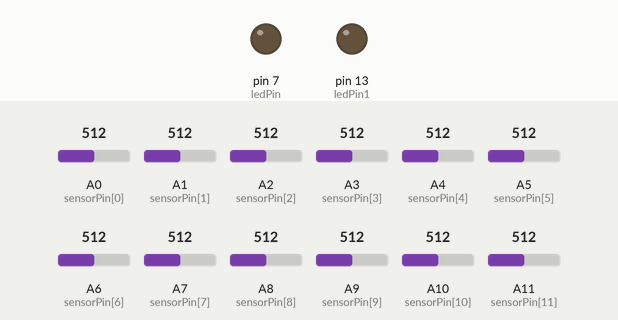
This sketch was run on a simulated Arduino Mega 2560, built with avr-gcc and run on an emulated ATmega2560. Parts: output pins drawn as LEDs (lit = HIGH). Dashed ring = blinking. The test bench sets the inputs (shaded band); at power-on: A1 (sensorPin[1]) = 512, A0 (sensorPin[0]) = 512, A2 (sensorPin[2]) = 512, A3 (sensorPin[3]) = 512, A4 (sensorPin[4]) = 512, A5 (sensorPin[5]) = 512, A6 (sensorPin[6]) = 512, A7 (sensorPin[7]) = 512, A8 (sensorPin[8]) = 512, A9 (sensorPin[9]) = 512, A10 (sensorPin[10]) = 512, A11 (sensorPin[11]) = 512. The ROS host is connected and sends only what is stated.

Above: at 1.4 s.
1.5 s: A1 (sensorPin[1]) set to 523
At 2.3 s:
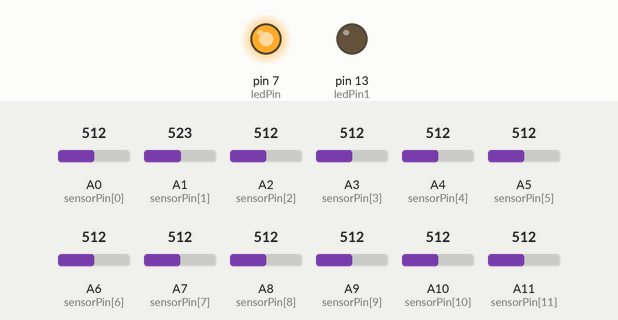
4.5 s: A1 (sensorPin[1]) set to 306
At 5.8 s:
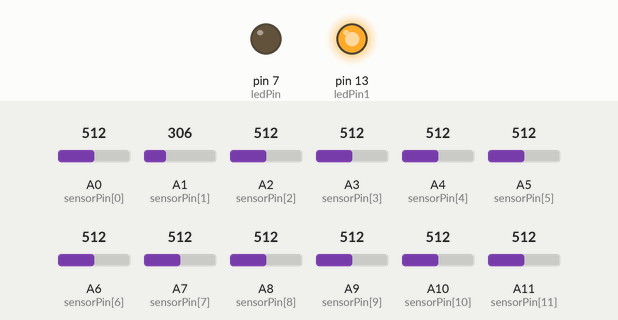
7.5 s: A0 (sensorPin[0]) set to 531
At 9.68 s:
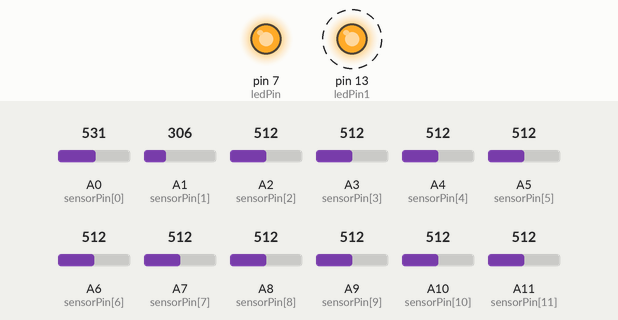
10.5 s: A0 (sensorPin[0]) set to 306
At 11.5 s:
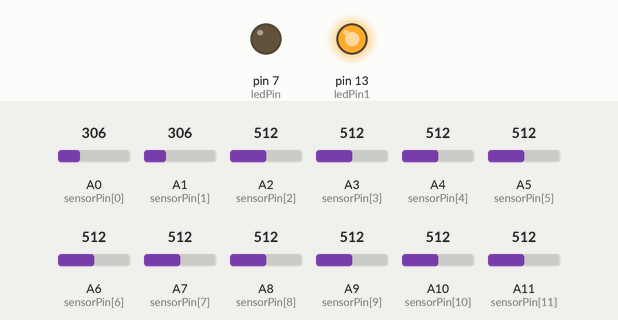
13.5 s: A0 (sensorPin[0]) set to 325
At 14.9 s:
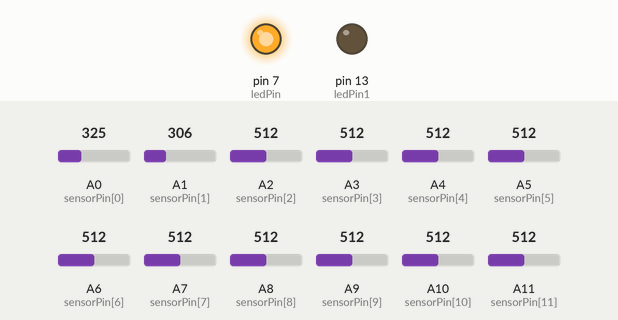
Timing chart, 0 to 17.5 s (numbered marks = the images above; inputs shaded):
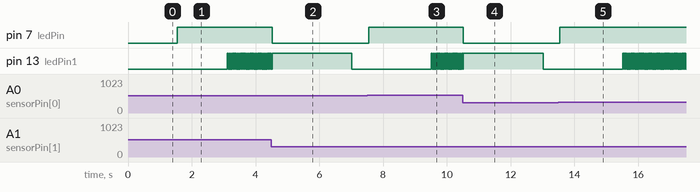

The sketch:

gummi_skin.ino
```cpp
// 26/04/2016
// Analog input definition
int sensorPin[12] = {A0, A1, A2, A3, A4, A5, A6, A7, A8, A9, A10, A11}; // select the input pin for the potentiometer
//
// Variables that contain the reference value of the 12 sensoors
int sensorValueSetupUpRif[12] = {0, 0, 0, 0, 0, 0, 0, 0, 0, 0, 0, 0};
//
// Variables that contain the actual value of the sensors
int sensorValueSetupUp[12] = {0, 0, 0, 0, 0, 0, 0, 0, 0, 0, 0, 0};
//
// Variables that contain the historical value of the sensors (of the "maxloop" values)
unsigned long sensorValueStor[12] = {0, 0, 0, 0, 0, 0, 0, 0, 0, 0, 0, 0};
//
// Counter of the loops. This value change form 1 to maxloop
int loopcounter = 0;
int maxloop = 100;
// Counter that says us hoa many usuful loop have been without touches
int goodcounter = 0;
// Variable that is setting to 1 when the system captures a touch
int wakeup = 0;
// variable useful to light the second led that indicates:
// light = maxloop loops
// do not light = maxloop loops
int LuceRossa = 0;
boolean boolvar = false;
// output when we have a touch
int ledPin = 7;      // select the pin for the LED
// output when we have maxloop loops
int ledPin1 = 13;
// Sensor number
int sens_numb = 12;

int i = 0;

#define USE_USBCON
#include <ros.h>
#include <std_msgs/Int16.h>
//Set up the ros node and publisher

std_msgs::Int16 msg;
ros::Publisher chatter0("chatter0", &msg);
ros::Publisher chatter1("chatter1", &msg);
ros::Publisher chatter2("chatter2", &msg);
ros::Publisher chatter3("chatter3", &msg);
ros::Publisher chatter4("chatter4", &msg);
ros::Publisher chatter5("chatter5", &msg);
//ros::Publisher chatter6("chatter6", &msg);
//ros::Publisher chatter7("chatter7", &msg);
//ros::Publisher chatter8("chatter8", &msg);
//ros::Publisher chatter9("chatter93", &msg);
//ros::Publisher chatter10("chatter10", &msg);
//ros::Publisher chatter11("chatter11", &msg);

ros::NodeHandle nh;

void setup() {
  // put your setup code here, to run once:
  pinMode(ledPin, OUTPUT);
  pinMode(ledPin1, OUTPUT);
  //Serial.begin(9600);
  //Serial.begin(57600);


  nh.initNode();
  nh.advertise(chatter0);
  nh.advertise(chatter1);
  nh.advertise(chatter2);
  nh.advertise(chatter3);
  nh.advertise(chatter4);
  nh.advertise(chatter5);
  //nh.advertise(chatter6);
  //nh.advertise(chatter7);
  //nh.advertise(chatter8);
  // nh.advertise(chatter9);
  // nh.advertise(chatter10);
  // nh.advertise(chatter11);

}

void loop() {
  // read the value from the sensor and set these as referce values
  for (i = 0; i < sens_numb; i = i + 1) {
    sensorValueSetupUpRif[i] = analogRead(sensorPin[i]) + 2;
    delay(10);
  }

  /*
    Serial.println("Punto 0");
    Serial.println("Riferimenti 0");
    for (i = 0; i < sens_numb; i = i + 1) {
    Serial.println (sensorValueSetupUpRif[i]);
    }
  */

  delay(500);
  // Inizialize the store variables
  for (i = 0; i < sens_numb; i = i + 1) {
    sensorValueStor[i] = 0;
  }
  loopcounter = 0;
  LuceRossa = 0;
  digitalWrite(ledPin1, LOW);

  while (1) {
    // ros

    msg.data = analogRead(0);
    chatter0.publish(&msg);

    msg.data = analogRead(1);
    chatter1.publish(&msg);

    msg.data = analogRead(2);
    chatter2.publish(&msg);

    msg.data = analogRead(3);
    chatter3.publish(&msg);

    msg.data = analogRead(4);
    chatter4.publish(&msg);

    msg.data = analogRead(5);
    chatter5.publish(&msg);

    msg.data = analogRead(6);
    //chatter6.publish(&msg);

    msg.data = analogRead(7);
    //chatter7.publish(&msg);

    msg.data = analogRead(8);
    //chatter8.publish(&msg);

    msg.data = analogRead(6);
    //chatter6.publish(&msg);

    msg.data = analogRead(7);
    // chatter7.publish(&msg);

    msg.data = analogRead(8);
    // chatter8.publish(&msg);

    msg.data = analogRead(9);
    // chatter9.publish(&msg);

    msg.data = analogRead(10);
    // chatter10.publish(&msg);

    msg.data = analogRead(11);
    // chatter11.publish(&msg);
    nh.spinOnce();
    delay (20);
    // end ros

    if ( wakeup == 0) {
      loopcounter = loopcounter + 1;
    }
    else {
      if ( loopcounter == maxloop ) {
        loopcounter = maxloop;
      }
      else {
        loopcounter = loopcounter + 1;
      }
    }

    // This part is used to evaluete the loop time
    if (loopcounter == maxloop ) {
      if (LuceRossa == 0) {
        digitalWrite(ledPin1, HIGH);
        LuceRossa = 1;
      }
      else {
        digitalWrite(ledPin1, LOW);
        LuceRossa = 0;
      }
    }


    // Reade the analog inputs of the sensors
    for (i = 0; i < sens_numb; i = i + 1) {
      sensorValueSetupUp[i] = analogRead(sensorPin[i]);
    }

    /*
      Serial.println("Punto A; loopcounter");
      Serial.println(loopcounter);
      Serial.println("Riferimenti");
      for (i = 0; i < sens_numb; i = i + 1) {
      Serial.println (sensorValueSetupUpRif[i]);
      }

      Serial.println("letture");
      for (i = 0; i < sens_numb; i = i + 1) {
      Serial.println (sensorValueSetupUp[i]);
      }
      delay(10);
    */


    if ( wakeup == 0 ) {  // There is not touch

      /*
        Serial.println("Punto 1: wakeup=0");
      */

      // Controll the sensors
      for (i = 0; i < sens_numb; i = i + 1) {
        if (sensorValueSetupUp[i] > sensorValueSetupUpRif[i])
          //digitalWrite(ledPin, HIGH);
          wakeup = 1;
        // To define the zone of the sensor
      }

      /*
        Serial.println("Punto 2: wakeup");
        Serial.println(wakeup);
      */

      if (loopcounter != maxloop) {  // When the number of loop is less than maxloop

        /*
          Serial.println("Punto 3: loopcounter");
          Serial.println(loopcounter);
          Serial.println("goodcounter");
          Serial.println(goodcounter);
        */

        if ( wakeup == 1 ) { //Control if there is still a touch
          for (i = 0; i < sens_numb; i = i + 1) {
            sensorValueStor[i] = 0;
          }
          goodcounter = 0;

          /*
            Serial.println("Punto 3B: sensorValueStor[1] e [2]");
            Serial.println(sensorValueStor[1]);
            Serial.println(sensorValueStor[2]);
            Serial.println("loopcounter");
            Serial.println(loopcounter);
            Serial.println("goodcounter");
            Serial.println(goodcounter);
          */

        }
        else { // If there is not touch
          goodcounter = goodcounter + 1;

          /*
            Serial.println("Punto 31: loopcounter");
            Serial.println(loopcounter);
            Serial.println("goodcounter");
            Serial.println(goodcounter);
          */

          // Update the reference values
          for (i = 0; i < sens_numb; i = i + 1) {
            sensorValueStor[i] = sensorValueStor[i] + sensorValueSetupUp[i];
          }
        }
      }
      else {  // When the number of loop is equal to the maxloop
        if ( wakeup == 1 ) { // If there is still a touch

          /*
            Serial.println("Punto 4: wakeup");
            Serial.println(wakeup);
            Serial.println("loopcounter");
            Serial.println(loopcounter);
            Serial.println("goodcounter");
            Serial.println(goodcounter);
          */
          for (i = 0; i < sens_numb; i = i + 1) {
            sensorValueStor[i] = 0;
          }
          goodcounter = 0;
        }
        else { // If there is not a touch
          goodcounter = goodcounter + 1;

          /*
            Serial.println("Punto B: loopcounter");
            Serial.println(loopcounter);
            Serial.println("goodcounter");
            Serial.println(goodcounter);
            Serial.println("sensorValueStor 1 e 2");
            Serial.println(sensorValueStor1);{
            Serial.println(sensorValueStor2);
          */

          // delay(500);

          // Update the reference values
          for (i = 0; i < sens_numb; i = i + 1) {
            sensorValueSetupUpRif[i] = ((sensorValueStor[i] + sensorValueSetupUp[i]) / goodcounter) + 2;
          }
          for (i = 0; i < sens_numb; i = i + 1) {
            sensorValueStor[i] = 0;
          }
          goodcounter = 0;
          loopcounter = 0;
          digitalWrite(ledPin, LOW);

          /*
            Serial.println("Punto 10: Nuovi Riferimenti");
            for (i = 0; i < sens_numb; i = i + 1) {
            Serial.println (sensorValueSetupUpRif[i]);
            }
          */
        }
      }
    }
    else { // If there is a touch
      digitalWrite(ledPin, HIGH);

      /*
        Serial.println("Punto 5: wakeup");
        Serial.println(wakeup);
        Serial.println("loopcounter");
        Serial.println(loopcounter);
        Serial.println("goodcounter");
        Serial.println(goodcounter);
      */

      // Controll il touch is still active
      boolvar = false;
      for (i = 0; i < sens_numb; i = i + 1) {
        if ( sensorValueSetupUp[i] > sensorValueSetupUpRif[i] ) {
          boolvar = true;
        }
      }

      /*
        Serial.println("Punto 5A: boolvar");
        Serial.println(boolvar);
      */

      if ( boolvar == false ) {  // If the touch is not still active
        wakeup = 0;
        digitalWrite(ledPin, LOW);
        if (loopcounter != maxloop) {  // Controll if the number of loop != maxloop
          goodcounter = goodcounter + 1;

          /*
            Serial.println("Punto 6: loopcounter");{
            Serial.println(loopcounter);void setup() {
            // put your setup code here, to run once:

            }

            void loop() {
            // put your main code here, to run repeatedly:

            }
            Serial.println("goodcounter");
            Serial.println(goodcounter);
          */

          // Update the reference values
          for (i = 0; i < sens_numb; i = i + 1) {
            sensorValueStor[i] = sensorValueStor[i] + sensorValueSetupUp[i];
          }
        }
        else {   // Controll if the number of loop == maxloop{
          goodcounter = goodcounter + 1;

          /*
            Serial.println("Punto 61: loopcounter");
            Serial.println(loopcounter);
            Serial.println("goodcounter");
            Serial.println(goodcounter);
          */

          // Update the reference values
          for (i = 0; i < sens_numb; i = i + 1) {
            sensorValueSetupUpRif[i] = ((sensorValueStor[i] + sensorValueSetupUp[i]) / goodcounter) + 2;
          }
          for (i = 0; i < sens_numb; i = i + 1) {
            sensorValueStor[i] = 0;
          }
          goodcounter = 0;
          loopcounter = 0;

          /*
            Serial.println("Punto 11: Nuovi Riferimenti");
            for (i = 0; i < sens_numb; i = i + 1) {
            Serial.println (sensorValueSetupUpRif[i]);
            }
            Serial.println("loopcounter");
            Serial.println(loopcounter);
            Serial.println("goodcounter");
            Serial.println(goodcounter);
          */

        }
      }
      else {  // We have still a touch (wakeup = 1)
        for (i = 0; i < sens_numb; i = i + 1) {
          sensorValueStor[i] = 0;
        }
        goodcounter = 0;
      }
    }
    // delay(1);
  }
}
```

Measured:
- the behaviour switches between 514 and 515 on A1 (sensorPin[1]) (found by bisection; images 0 and 1)
- the behaviour switches between 514 and 515 on A0 (sensorPin[0]) (found by bisection; images 2 and 3)
- the behaviour switches between 308 and 309 on A0 (sensorPin[0]) (found by bisection; images 4 and 5)
- after the input at 1.5 s, pin 7 (ledPin): LOW → HIGH after 0.05 s
- after the input at 4.5 s, pin 7 (ledPin): HIGH → LOW at once
- after the input at 7.5 s, pin 7 (ledPin): LOW → HIGH after 0.05 s
- after the input at 10.5 s, pin 7 (ledPin): HIGH → LOW at once
- after the input at 13.5 s, pin 7 (ledPin): LOW → HIGH after 0.05 s
